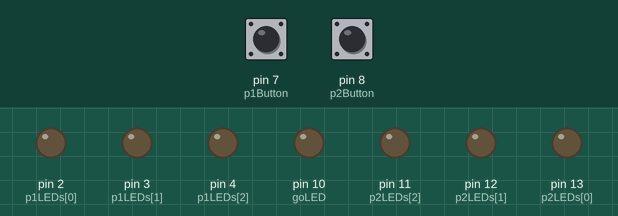
The sketch below on a simulated Arduino Uno, built with avr-gcc and run on an emulated ATmega328P. Parts: output pins drawn as LEDs (lit = HIGH). Dashed ring = blinking. The test bench sets the inputs (shaded band); at power-on: pin 7 (p1Button) HIGH, pin 8 (p2Button) HIGH. Random numbers use the default seed unless the sketch sets one.

Above: at 1.3 s.
1.4 s: pin 7 (p1Button) pulled LOW for 0.15 s
At 2.2 s:
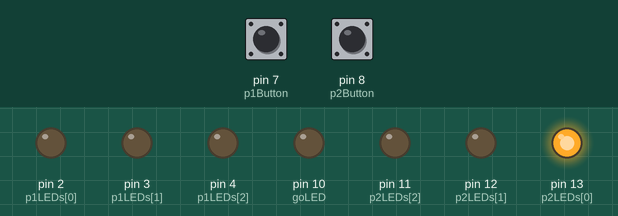
4.5 s: pin 8 (p2Button) pulled LOW for 0.15 s
At 5.7 s:
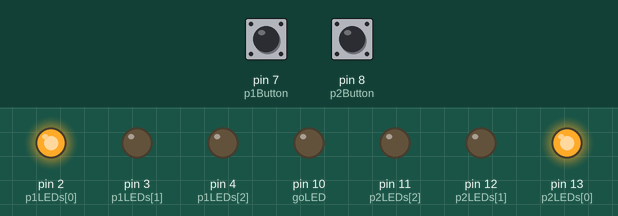
6.1 s: pin 7 (p1Button) pulled LOW for 1 s
At 7.3 s:
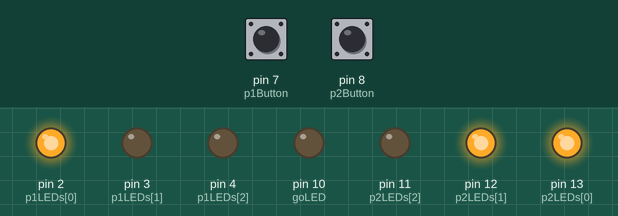
8.6 s: pin 8 (p2Button) pulled LOW for 1 s
At 8.9 s:
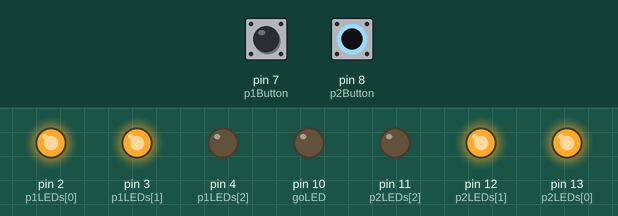
11.1 s: pin 7 (p1Button) pulled LOW for 0.15 s
At 11.6 s:
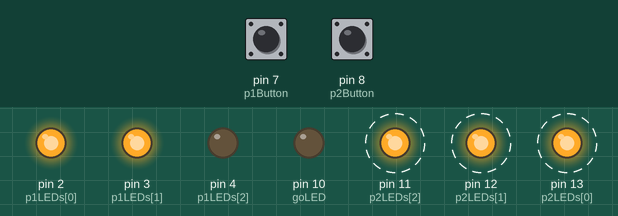
Timing chart, 0 to 21.6 s (numbered marks = the images above; inputs shaded):
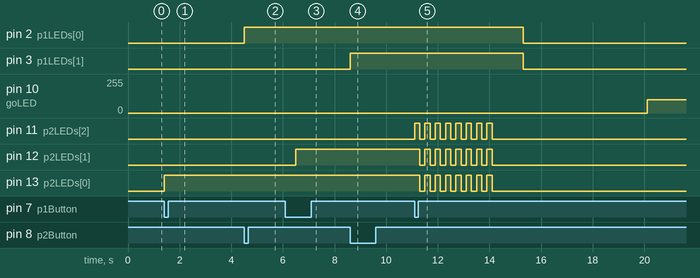

The sketch:

reaction_game.ino
```cpp
const int p1Button = 7;
const int p2Button = 8;

const int goLED = 10;

const int p1LEDs[3] = {2, 3, 4};
const int p2LEDs[3] = {13, 12, 11};

int p1Score = 0;
int p2Score = 0;


void setup() {

  pinMode(p1Button, INPUT_PULLUP); // internal resistors
  pinMode(p2Button, INPUT_PULLUP);

  pinMode(goLED, OUTPUT);

  for (int i = 0; i < 3; i++) {
    pinMode(p1LEDs[i], OUTPUT);
    pinMode(p2LEDs[i], OUTPUT);
  }

  randomSeed(analogRead(A0)); // non connected slots provide random electrical noise, we use this for random.

  resetBoard();
}


void loop() {

  // Wait for both players to release buttons
  waitForRelease();

  delay(500);


  // Random waiting time before GO
  unsigned long waitTime = random(2000, 6001);
  unsigned long startTime = millis();


  // False start detection
  while (millis() - startTime < waitTime) {

    if (digitalRead(p1Button) == LOW) {

      awardPoint(2);

      if (checkWinner()) {
        return;
      }

      endRound();
      return;
    }

    if (digitalRead(p2Button) == LOW) {

      awardPoint(1);

      if (checkWinner()) {
        return;
      }

      endRound();
      return;
    }
  }


  // GO signal
  analogWrite(goLED, 100);


  // Reaction phase
  while (true) {

    if (digitalRead(p1Button) == LOW) {

      awardPoint(1);
      break;
    }


    if (digitalRead(p2Button) == LOW) {

      awardPoint(2);
      break;
    }
  }


  digitalWrite(goLED, LOW);


  if (checkWinner()) {
    return;
  }


  endRound();
}


void awardPoint(int player) {

  if (player == 1 && p1Score < 3) {

    digitalWrite(p1LEDs[p1Score], HIGH);
    p1Score++;
  }


  if (player == 2 && p2Score < 3) {

    digitalWrite(p2LEDs[p2Score], HIGH);
    p2Score++;
  }
}


bool checkWinner() {

  if (p1Score >= 3) {

    celebrate(1);
    resetGame();
    return true;
  }


  if (p2Score >= 3) {

    celebrate(2);
    resetGame();
    return true;
  }


  return false;
}


void celebrate(int player) {


  for (int j = 0; j < 8; j++) {


    for (int i = 0; i < 3; i++) {

      if (player == 1) {
        digitalWrite(p1LEDs[i], HIGH);
      }
      else {
        digitalWrite(p2LEDs[i], HIGH);
      }
    }


    delay(200);


    for (int i = 0; i < 3; i++) {

      if (player == 1) {
        digitalWrite(p1LEDs[i], LOW);
      }
      else {
        digitalWrite(p2LEDs[i], LOW);
      }
    }


    delay(200);
  }
}


void endRound() {

  delay(1000);

  waitForRelease();

  delay(500);
}

void waitForRelease() {

  while (digitalRead(p1Button) == LOW ||
         digitalRead(p2Button) == LOW) {
  }
}

void resetGame() {

  delay(1000);

  p1Score = 0;
  p2Score = 0;

  resetBoard();

  delay(1000);
}

void resetBoard() {

  digitalWrite(goLED, LOW);


  for (int i = 0; i < 3; i++) {

    digitalWrite(p1LEDs[i], LOW);
    digitalWrite(p2LEDs[i], LOW);
  }
}
```

Measured:
- after the input at 1.4 s, pin 13 (p2LEDs[0]): LOW → HIGH at once
- after the input at 4.5 s, pin 2 (p1LEDs[0]): LOW → HIGH at once
- after the input at 6.1 s, pin 12 (p2LEDs[1]): LOW → HIGH after 0.40 s
- after the input at 8.6 s, pin 3 (p1LEDs[1]): LOW → HIGH at once
- after the input at 11.1 s, pin 2 (p1LEDs[0]), pin 3 (p1LEDs[1]): HIGH → LOW after 4.2 s; pin 11 (p2LEDs[2]): alternates HIGH for 0.20 s and LOW for 0.20 s, 16 changes in all, then stays LOW, starting at once; pin 12 (p2LEDs[1]), pin 13 (p2LEDs[0]): alternates HIGH for 0.20 s and LOW for 0.20 s, 15 changes in all, then stays LOW, starting after 0.20 s
